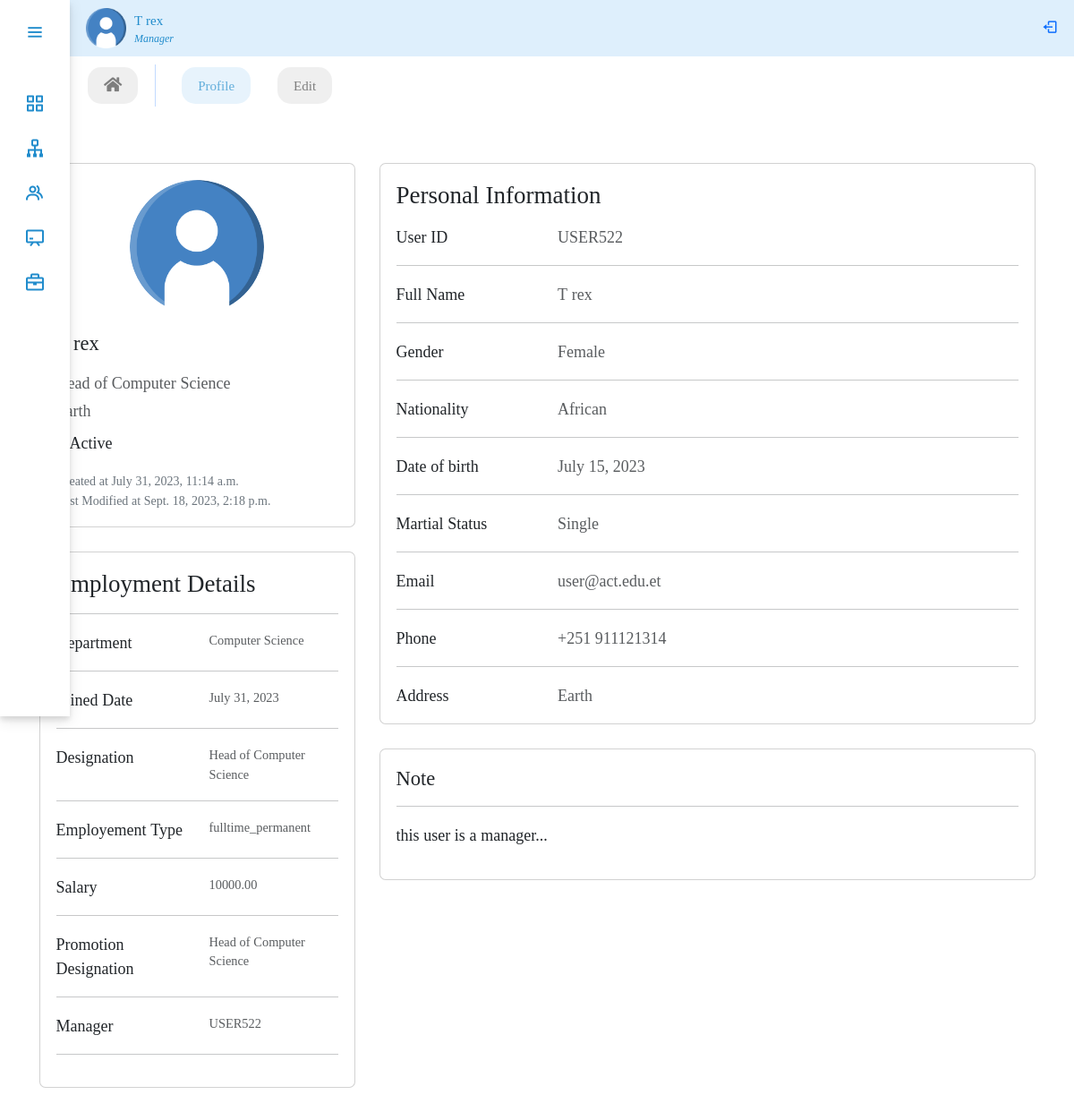
/panel/profile (signed in), run on the app's committed database.
### performance/models.py (models this page shows, shortened)
class CustomUser(AbstractBaseUser, PermissionsMixin):
    user_id = models.CharField(max_length=10, unique=True)
    first_name = models.CharField(max_length=30)
    last_name = models.CharField(max_length=30)
    is_active = models.BooleanField(default=True)
    is_manager = models.BooleanField(default=False)
    is_employee = models.BooleanField(default=False)
    is_admin = models.BooleanField(default=False)
    is_staff = models.BooleanField(default=False)
    is_superuser = models.BooleanField(default=False)
    objects = UserManager()
    USERNAME_FIELD = 'user_id'
    REQUIRED_FIELDS = ['first_name', 'last_name']
    class Meta:
        permissions = [
            ("view_manager_pages", "Can view manager pages"),
            ("view_employee_pages", "Can view employee pages"),
        ]
    def __str__(self):
        return self.user_id

class Employee(models.Model):
    user = models.OneToOneField(
        CustomUser, on_delete=models.CASCADE, null=True, blank=True, related_name='user')
    GENDER_CHOICES = (
        ('M', 'Male'),
        ('F', 'Female'),
    )
    MARITAL_STATUS_CHOICES = (
        ('S', 'Single'),
        ('M', 'Married'),
        ('D', 'Divorced'),
        ('W', 'Widowed'),
    )
    EMPLOYMENT_TYPE_CHOICES = (
        ('fulltime_permanent', 'Fulltime Permanent'),
        ('fulltime_probation', 'Fulltime Probation'),
        ('part_time_contract', 'Part Time Contract'),
    )
    STATUS_CHOICES = (
        ('A', 'Active'),
        ('IN', 'Inactive'),
    )
    avatar = models.ImageField(upload_to='avatar/', null=True, blank=True)
    gender = models.CharField(max_length=1, choices=GENDER_CHOICES, null=True)
    dob = models.DateField(blank=True, null=True)
    nationality = models.CharField(max_length=100, null=True, blank=True)
    marital_status = models.CharField(
        max_length=50, choices=MARITAL_STATUS_CHOICES, null=True, blank=True)
    phone_number = models.CharField(max_length=20, null=True, blank=True)
    email = models.EmailField(max_length=254)
    address = models.CharField(max_length=100, null=True, blank=True)
    joined_date = models.DateField(null=True)
    department = models.ForeignKey(
        Department, on_delete=models.SET_NULL, null=True, blank=True)
    designation = models.ForeignKey(
        Designation, on_delete=models.SET_NULL, null=True)
    employment_type = models.CharField(
        max_length=20, choices=EMPLOYMENT_TYPE_CHOICES, null=True)
    salary = models.DecimalField(
        max_digits=10, decimal_places=2, null=True, blank=True)
    promotion_designation = models.ForeignKey(
        Designation, on_delete=models.SET_NULL, related_name='promotion', null=True, blank=True)
    manager = models.ForeignKey(
        CustomUser, on_delete=models.SET_NULL, null=True, blank=True)
    created_at = models.DateTimeField(auto_now_add=True, null=True, blank=True)
    updated_at = models.DateTimeField(auto_now=True, null=True, blank=True)
    status = models.CharField(max_length=50, null=True, choices=STATUS_CHOICES)
    note = models.TextField(blank=True, null=True)
    objects = ActiveEmployeeManager()

class Designation(models.Model):
    department = models.ForeignKey(
        Department, on_delete=models.SET_NULL, related_name='designations', null=True, blank=True)
    job_title = models.CharField(max_length=100, null=True)
    created_at = models.DateTimeField(auto_now_add=True, null=True)
    updated_at = models.DateTimeField(auto_now=True, null=True)
    def __str__(self):
        return self.job_title

class Department(models.Model):
    department_name = models.CharField(max_length=100, null=True)
    department_head = models.ForeignKey(
        CustomUser, on_delete=models.SET_NULL, related_name='head_of_department', blank=True, null=True)
    status = models.BooleanField(default=True, null=True)
    created_at = models.DateTimeField(auto_now_add=True, null=True)
    updated_at = models.DateTimeField(auto_now=True, null=True)
    def __str__(self):
        return self.department_name

### performance/views.py (the view)
# urls.py: path('panel/profile', views.Profile, name='profile'),
@user_passes_test(is_manager)
def Profile(request):
    ur = CustomUser.objects.get(user_id=request.user.user_id)
    employee = Employee.objects.get(user=ur)
    context = {"employee_detail": employee}
    return render(request, 'performance/profile.html', context)

### performance/templates/performance/profile.html (shortened to what this page needs)
{% extends 'performance/adminPanel.html' %}
{% load static %}
{% block body %}
<ul class="nav panelNav fw-medium">
    <li class="nav-item">
        <a class="nav-link" href="{% url 'dashboard' %}"><i class="fa fa-home"></i></a>
    </li>
             <li class="nav-item">
                 <a class="nav-link active" href="{% url 'profile' %}"> Profile</a>
            </li>
            <li class="nav-item">
                 <a class="nav-link" href="{% url 'edit_profile' %}"> Edit</a>
            </li>
</ul>
<section>
  <div class="container py-5">
    <div class="row">
      <div class="col-lg-4">
        <div class="card mb-4">
          <div class="card-body text-center">
            <img src={{employee_detail.avatar.url}} alt="avatar"
              class="rounded-circle img-fluid" style="width: 150px;">
            <h5 class="my-3">{{employee_detail.user.first_name}} {{employee_detail.user.last_name}}</h5>
            <p class="text-muted mb-1"> {{employee_detail.designation}}</p>
            <p class="text-muted mb-2">{{employee_detail.address}}</p>
            <div class="d-flex align-items-center m-0 mb-3">
                {% if employee_detail.status == "A" %}
                <p class="m-0">Active</p>
                {% else %}
                <div style="width:10px; height:10px; background-color:#dc3545; border-radius:50%; padding:0.25rem; margin-right: 5px;"></div>
                <p class="m-0">Inactive</p>
                {% endif %}
            </div>
             <div>
                <p style="font-size: 14px; margin:1px;" class="text-secondary">Created at {{employee_detail.created_at}} </p>
                <p style="font-size: 14px; margin:1px;" class="text-secondary">Last Modified at {{employee_detail.updated_at}} </p>
            </div>
          </div>
        </div>
        <div class="card mb-4 mb-lg-0">
          <div class="card-body">
            <h4 class="mb-3">Employment Details</h4>
            <hr>
            <div class="row" ">
              <div class="col-sm-6">
                <p class="mb-0">Department</p>
              </div>
              <div class="col-sm-6">
                <p class="text-muted mb-0" style="font-size: 0.8rem;">{{employee_detail.department}}</p>
              </div>
            </div>
            <hr>
            <div class="row" >
              <div class="col-sm-6">
                <p class="mb-0">Joined Date</p>
              </div>
              <div class="col-sm-6">
                <p class="text-muted mb-0" style="font-size: 0.8rem;">{{employee_detail.joined_date}}</p>
              </div>
            </div>
            <hr>
            <div class="row" >
              <div class="col-sm-6">
                <p class="mb-0">Designation</p>
              </div>
              <div class="col-sm-6">
                <p class="text-muted mb-0" style="font-size: 0.8rem; text-align: left;">{{employee_detail.designation}}</p>
              </div>
            </div>
            <hr>
            <div class="row" >
              <div class="col-sm-6">
                <p class="mb-0">Employement Type</p>
              </div>
              <div class="col-sm-6">
                <p class="text-muted mb-0" style="font-size: 0.8rem;">{{employee_detail.employment_type}}</p>
              </div>
            </div>
            <hr>
            <div class="row" >
              <div class="col-sm-6">
                <p class="mb-0">Salary</p>
              </div>
              <div class="col-sm-6">
                <p class="text-muted mb-0" style="font-size: 0.8rem;">{{employee_detail.salary}}</p>
              </div>
            </div>
            <hr>
            <div class="row" ">
              <div class="col-sm-6">
                <p class="mb-0">Promotion Designation</p>
              </div>
              <div class="col-sm-6">
                <p class="text-muted mb-0" style="text-align:left;font-size: 0.8rem;">{{employee_detail.promotion_designation}}</p>
              </div>
            </div>
            <hr>
            <div class="row">
              <div class="col-sm-6">
                <p class="mb-0">Manager</p>
              </div>
              <div class="col-sm-6">
                <p class="text-muted mb-0" style="font-size: 0.8rem;">{{employee_detail.manager}}</p>
              </div>
            </div>
            <hr>
          </div>
        </div>
      </div>
      <div class="col-lg-8">
        <div class="card mb-4">
          <div class="card-body">
            <h4 class="mb-3">Personal Information</h4>
            <div class="row">
              <div class="col-sm-3">
                <p class="mb-0">User ID</p>
              </div>
              <div class="col-sm-9">
                <p class="text-muted mb-0">{{employee_detail.user.user_id}}</p>
              </div>
            </div>
            <hr>
            <div class="row">
              <div class="col-sm-3">
                <p class="mb-0">Full Name</p>
              </div>
              <div class="col-sm-9">
                <p class="text-muted mb-0">{{employee_detail.user.first_name}} {{employee_detail.user.last_name}}</p>
              </div>
            </div>
             <hr>
            <div class="row">
              <div class="col-sm-3">
                <p class="mb-0">Gender</p>
              </div>
              <div class="col-sm-9">
                {% if employee_detail.gender == "F" %}
                  <p class="text-muted mb-0">Female</p>
                {% else %}
                  <p class="text-muted mb-0">Male</p>
                {% endif %}
              </div>
            </div>
            <hr>
            <div class="row">
              <div class="col-sm-3">
                <p class="mb-0">Nationality</p>
              </div>
              <div class="col-sm-9">
                <p class="text-muted mb-0">{{employee_detail.nationality}}</p>
              </div>
            </div>
            <hr>
            <div class="row">
              <div class="col-sm-3">
                <p class="mb-0">Date of birth</p>
              </div>
              <div class="col-sm-9">
                <p class="text-muted mb-0">{{employee_detail.dob}}</p>
              </div>
            </div>
            <hr>
            <div class="row">
              <div class="col-sm-3">
                <p class="mb-0">Martial Status</p>
              </div>
              <div class="col-sm-9">
                {% if employee_detail.marital_status == 'S' %}
                  <p class="text-muted mb-0">Single</p>
                {% elif employee_detail.marital_status == 'M' %}
                  <p class="text-muted mb-0">Married</p>
                {% elif employee_detail.marital_status == 'D' %}
                  <p class="text-muted mb-0">Divorced</p>
                {% else %}
                <p class="text-muted mb-0">Widowed</p>
                {% endif %}
              </div>
            </div>
            <hr>
            <div class="row">
              <div class="col-sm-3">
                <p class="mb-0">Email</p>
              </div>
              <div class="col-sm-9">
                <p class="text-muted mb-0">{{employee_detail.email}}</p>
              </div>
            </div>
            <hr>
            <div class="row">
              <div class="col-sm-3">
                <p class="mb-0">Phone</p>
              </div>
              <div class="col-sm-9">
                <p class="text-muted mb-0">{{employee_detail.phone_number}}</p>
              </div>
            </div>
           <hr>
            <div class="row">
              <div class="col-sm-3">
                <p class="mb-0">Address</p>
              </div>
              <div class="col-sm-9">
                <p class="text-muted mb-0">{{employee_detail.address}}</p>
              </div>
            </div>
          </div>
        </div>
        <div class="row mb-4">
          <div class="col-md-12">
            <div class="card  mb-md-0">
              <div class="card-body">
                <h5>Note</h5>
                <hr>
                <p>{{employee_detail.note}}</p>
            </div>
            </div>
          </div>
        </div>
      </div>
    </div>
  </div>
</section>
{% endblock body%}

### performance/templates/performance/adminPanel.html (shortened to what this page needs)
{% extends 'performance/base.html' %}
{% load static %}
{% block sidebar %}
<div class="sidebar">
  <div class="logo_details">
    <i class="bx bx-menu" id="btns"></i>
  </div>
  <ul class="nav-list">
    <li>
      {% if user.is_manager %}
       <a href="{% url 'dashboard' %}">
        <i class="bx bx-grid-alt"></i>
      </a>
      {% endif %}
    </li>
    {% if user.is_manager %}
    <li>
      <a href="{% url 'department' %}">
        <i class="bx bx-sitemap"></i>
      </a>
    </li>
    {% endif %}
    {% if user.is_manager %}
    <li>
      <a href="{% url 'employees'  %}">
        <i class="bx bx-group"></i>
      </a>
    </li>
    {% endif %}
    <li>
      {% if user.is_manager %}
      <a href="{% url 'training' %}">
        <i class="bx bx-chalkboard"></i>
      </a>
      {% endif %}
    </li>
     <li>
      {% if user.is_manager %}
      <a href="{% url 'development' %}">
        <i class="bx bx-briefcase"></i>
      </a>
      {% endif %}
    </li>
  </ul>
</div>
<nav class="navbar mainNav">
    <ul class="nav">
      <li class="nav-item profile">
        <div class="profile_details d-flex mx-3">
          <img src="{% static 'performance/images/user.png' %}" width="45" alt="">
          <div class="profile_content mx-2 my-auto">
            <div class="name">{{user.first_name}} {{user.last_name}}</div>
            {% if user.is_manager %}
            <div class="designation">Manager</div>
            {% endif %}
          </div>
        </div>
      </li>
    </ul>
    <span class="navbar-text small pe-3">
      <form action="{% url 'logout' %}" method="post">
      <button type="submit" style="border:none; background:transparent; "> <i class="bx bx-log-out text-primary" id="log_out"></i></button>
    </form>
    </span>
</nav>
{% endblock sidebar %}

### data on the page
CustomUser: first_name "T", last_name "rex"
Employee: avatar (picture), user.last_name "rex", designation "Head of Computer Science", address "Earth", created_at "July 31, 2023, 11:14 a.m.", updated_at "Sept. 18, 2023, 2:18 p.m.", department "Computer Science", joined_date "July 31, 2023", employment_type "fulltime_permanent", salary "10000.00", promotion_designation "Head of Computer Science", manager "USER522", user.user_id "USER522", user.first_name "T", nationality "African", dob "July 15, 2023", email "user@act.edu.et", phone_number "+251 911121314", note "this user is a manager..."
